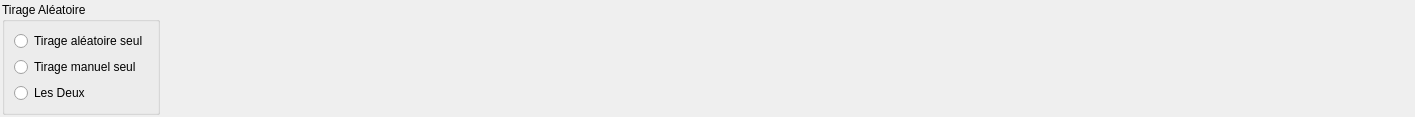
                                     <widget class="QWidget" name="tabConfig">
                                         <attribute name="title">
                                             <string>Configuration</string>
                                         </attribute>
                                         <layout class="QHBoxLayout" name="horizontalLayout_3">
                                             <property name="leftMargin">
                                                 <number>2</number>
                                             </property>
                                             <property name="topMargin">
                                                 <number>2</number>
                                             </property>
                                             <property name="rightMargin">
                                                 <number>2</number>
                                             </property>
                                             <property name="bottomMargin">
                                                 <number>2</number>
                                             </property>
                                             <item>
                                                 <widget class="QGroupBox" name="selectTypeDraw">
                                                     <property name="minimumSize">
                                                         <size>
                                                             <width>150</width>
                                                             <height>0</height>
                                                         </size>
                                                     </property>
                                                     <property name="title">
                                                         <string>Tirage Aléatoire</string>
                                                     </property>
                                                     <layout class="QVBoxLayout" name="verticalLayout_5">
                                                         <item>
                                                             <widget class="QRadioButton" name="radioBtnPureRandom">
                                                                 <property name="text">
                                                                     <string>Tirage aléatoire seul</string>
                                                                 </property>
                                                             </widget>
                                                         </item>
                                                         <item>
                                                             <widget class="QRadioButton" name="radioBtnPureManual">
                                                                 <property name="text">
                                                                     <string>Tirage manuel seul</string>
                                                                 </property>
                                                             </widget>
                                                         </item>
                                                         <item>
                                                             <widget class="QRadioButton" name="radioBtnBoth">
                                                                 <property name="text">
                                                                     <string>Les Deux</string>
                                                                 </property>
                                                             </widget>
                                                         </item>
                                                     </layout>
                                                 </widget>
                                             </item>
                                             <item>
                                                 <spacer name="horizontalSpacer_5">
                                                     <property name="orientation">
                                                         <enum>Qt::Horizontal</enum>
                                                     </property>
                                                     <property name="sizeHint" stdset="0">
                                                         <size>
                                                             <width>1253</width>
                                                             <height>20</height>
                                                         </size>
                                                     </property>
                                                 </spacer>
                                             </item>
                                         </layout>
                                     </widget>
